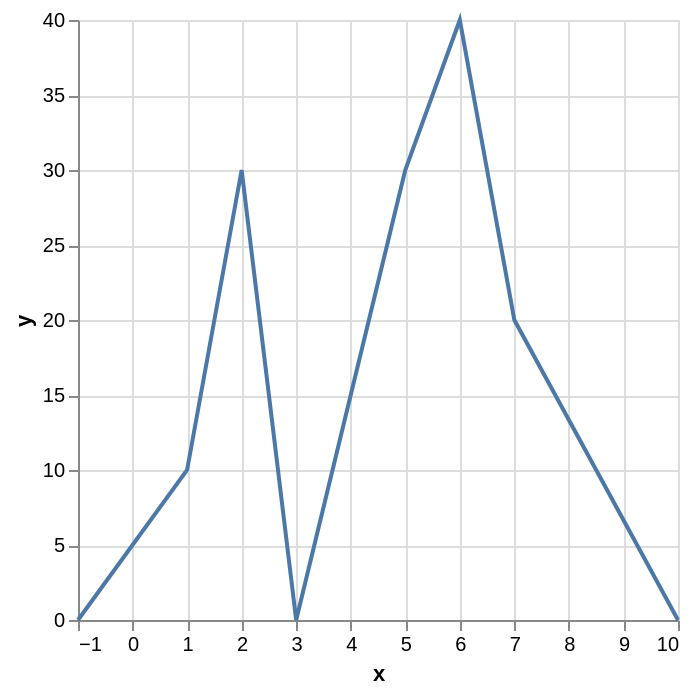

The Vega-Lite source for this figure:
### Vega-Lite specification from a JSON file in a GitHub repository (floating-point values rounded to 4 significant figures)
{"$schema": "https://vega.github.io/schema/vega-lite/v5.json", "data": {"values": [{"x": -1, "y": null}, {"x": 1, "y": 10}, {"x": 2, "y": 30}, {"x": 3, "y": null}, {"x": 4, "y": 15}, {"x": 5, "y": 30}, {"x": 6, "y": 40}, {"x": 7, "y": 20}, {"x": 10, "y": null}]}, "mark": {"type": "line", "invalid": null}, "encoding": {"x": {"field": "x", "type": "quantitative"}, "y": {"field": "y", "type": "quantitative"}}}
